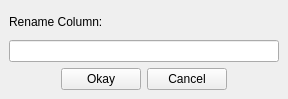
<?xml version="1.0" encoding="UTF-8"?>
<ui version="4.0">
 <class>renameColumnWindow</class>
 <widget class="QMainWindow" name="renameColumnWindow">
  <property name="windowModality">
   <enum>Qt::ApplicationModal</enum>
  </property>
  <property name="geometry">
   <rect>
    <x>0</x>
    <y>0</y>
    <width>288</width>
    <height>99</height>
   </rect>
  </property>
  <property name="windowTitle">
   <string>Rename Column</string>
  </property>
  <widget class="QWidget" name="centralwidget">
   <layout class="QVBoxLayout" name="verticalLayout_2">
    <item>
     <layout class="QVBoxLayout" name="verticalLayout">
      <item>
       <widget class="QLabel" name="lblRename">
        <property name="text">
         <string>Rename Column:</string>
        </property>
       </widget>
      </item>
      <item>
       <widget class="QLineEdit" name="txtRename"/>
      </item>
     </layout>
    </item>
    <item>
     <layout class="QHBoxLayout" name="horizontalLayout">
      <item>
       <spacer name="horizontalSpacer">
        <property name="orientation">
         <enum>Qt::Horizontal</enum>
        </property>
        <property name="sizeHint" stdset="0">
         <size>
          <width>40</width>
          <height>20</height>
         </size>
        </property>
       </spacer>
      </item>
      <item>
       <widget class="QPushButton" name="btnOkay">
        <property name="text">
         <string>Okay</string>
        </property>
       </widget>
      </item>
      <item>
       <widget class="QPushButton" name="btnCancel">
        <property name="text">
         <string>Cancel</string>
        </property>
       </widget>
      </item>
      <item>
       <spacer name="horizontalSpacer_2">
        <property name="orientation">
         <enum>Qt::Horizontal</enum>
        </property>
        <property name="sizeHint" stdset="0">
         <size>
          <width>40</width>
          <height>20</height>
         </size>
        </property>
       </spacer>
      </item>
     </layout>
    </item>
   </layout>
  </widget>
  <action name="actionactOkay">
   <property name="text">
    <string>actOkay</string>
   </property>
   <property name="shortcut">
    <string>Return</string>
   </property>
  </action>
 </widget>
 <resources/>
 <connections/>
</ui>
